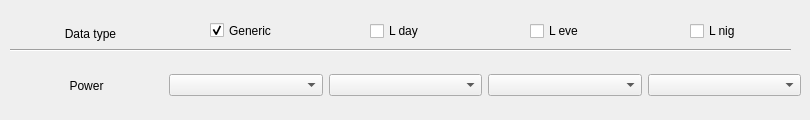
     <widget class="QWidget" name="road_power_page">
      <widget class="QWidget" name="layoutWidget">
       <property name="geometry">
        <rect>
         <x>10</x>
         <y>60</y>
         <width>791</width>
         <height>51</height>
        </rect>
       </property>
       <layout class="QHBoxLayout" name="horizontalLayout_8">
        <item>
         <widget class="QLabel" name="n_l_label_14">
          <property name="maximumSize">
           <size>
            <width>16777215</width>
            <height>27</height>
           </size>
          </property>
          <property name="text">
           <string>Power</string>
          </property>
          <property name="alignment">
           <set>Qt::AlignCenter</set>
          </property>
         </widget>
        </item>
        <item>
         <widget class="QgsFieldComboBox" name="POWER_R_L_gen_comboBox"/>
        </item>
        <item>
         <widget class="QgsFieldComboBox" name="POWER_R_L_day_comboBox"/>
        </item>
        <item>
         <widget class="QgsFieldComboBox" name="POWER_R_L_eve_comboBox"/>
        </item>
        <item>
         <widget class="QgsFieldComboBox" name="POWER_R_L_nig_comboBox"/>
        </item>
       </layout>
      </widget>
      <widget class="QCheckBox" name="POWER_R_L_nig_checkBox">
       <property name="geometry">
        <rect>
         <x>690</x>
         <y>20</y>
         <width>81</width>
         <height>22</height>
        </rect>
       </property>
       <property name="text">
        <string>L nig</string>
       </property>
       <property name="checked">
        <bool>false</bool>
       </property>
      </widget>
      <widget class="Line" name="line_10">
       <property name="windowModality">
        <enum>Qt::NonModal</enum>
       </property>
       <property name="geometry">
        <rect>
         <x>10</x>
         <y>40</y>
         <width>781</width>
         <height>20</height>
        </rect>
       </property>
       <property name="orientation">
        <enum>Qt::Horizontal</enum>
       </property>
      </widget>
      <widget class="QCheckBox" name="POWER_R_L_gen_checkBox">
       <property name="geometry">
        <rect>
         <x>210</x>
         <y>20</y>
         <width>91</width>
         <height>21</height>
        </rect>
       </property>
       <property name="text">
        <string>Generic</string>
       </property>
       <property name="checked">
        <bool>true</bool>
       </property>
      </widget>
      <widget class="QLabel" name="implementation_label_23">
       <property name="geometry">
        <rect>
         <x>40</x>
         <y>26</y>
         <width>101</width>
         <height>16</height>
        </rect>
       </property>
       <property name="sizePolicy">
        <sizepolicy hsizetype="Fixed" vsizetype="Fixed">
         <horstretch>0</horstretch>
         <verstretch>0</verstretch>
        </sizepolicy>
       </property>
       <property name="text">
        <string>Data type</string>
       </property>
       <property name="alignment">
        <set>Qt::AlignCenter</set>
       </property>
      </widget>
      <widget class="QCheckBox" name="POWER_R_L_eve_checkBox">
       <property name="geometry">
        <rect>
         <x>530</x>
         <y>20</y>
         <width>71</width>
         <height>22</height>
        </rect>
       </property>
       <property name="text">
        <string>L eve</string>
       </property>
       <property name="checked">
        <bool>false</bool>
       </property>
      </widget>
      <widget class="QCheckBox" name="POWER_R_L_day_checkBox">
       <property name="geometry">
        <rect>
         <x>370</x>
         <y>20</y>
         <width>81</width>
         <height>22</height>
        </rect>
       </property>
       <property name="text">
        <string>L day</string>
       </property>
       <property name="checked">
        <bool>false</bool>
       </property>
      </widget>
     </widget>
